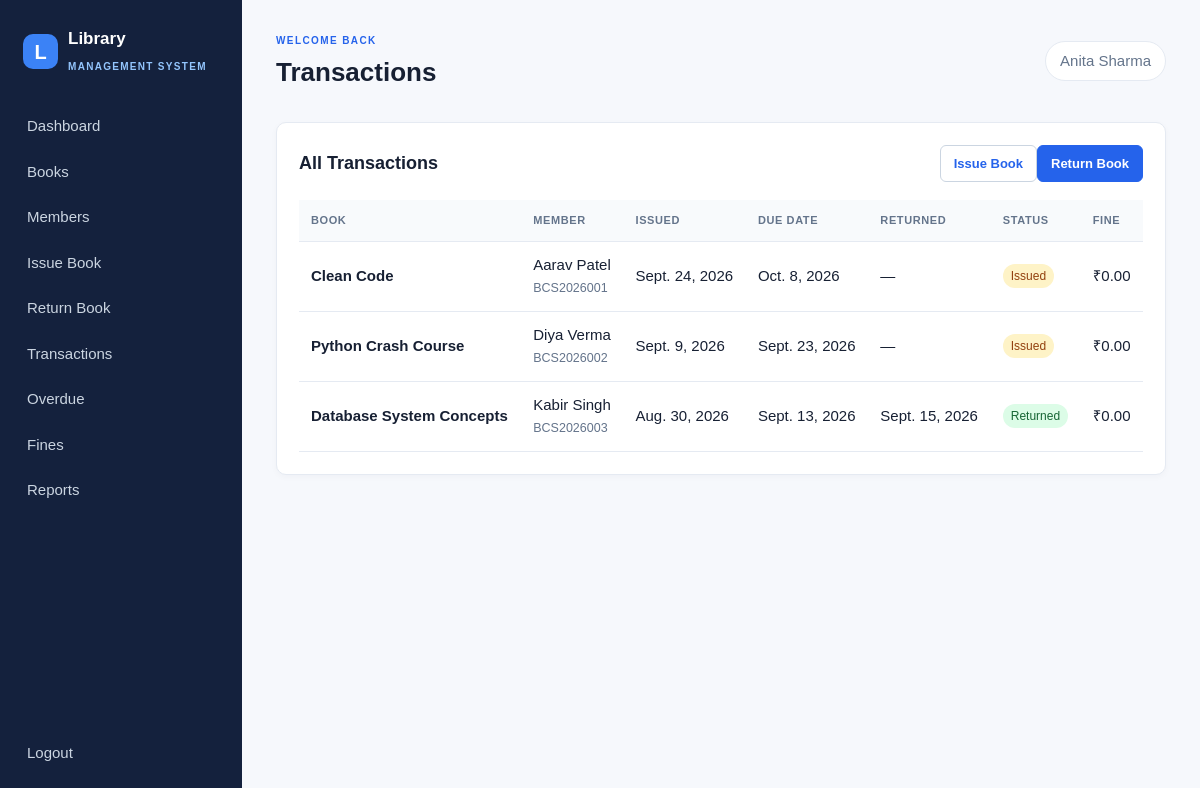
/transactions/ (signed in), run on the app's committed database.
### library/models.py (models this page shows, shortened)
class Transaction(models.Model):
    STATUS_CHOICES = [("issued", "Issued"), ("returned", "Returned")]
    book = models.ForeignKey(Book, on_delete=models.PROTECT, related_name="transactions")
    member = models.ForeignKey(Member, on_delete=models.PROTECT, related_name="transactions")
    issued_by = models.ForeignKey(settings.AUTH_USER_MODEL, on_delete=models.PROTECT, related_name="issued_transactions")
    issue_date = models.DateField(default=timezone.localdate)
    due_date = models.DateField()
    return_date = models.DateField(null=True, blank=True)
    status = models.CharField(max_length=10, choices=STATUS_CHOICES, default="issued")
    fine_amount = models.DecimalField(max_digits=8, decimal_places=2, default=0)
    class Meta:
        ordering = ["-issue_date", "-id"]

class Book(models.Model):
    title = models.CharField(max_length=255)
    isbn = models.CharField("ISBN", max_length=20, unique=True)
    author = models.ForeignKey(Author, on_delete=models.PROTECT, related_name="books")
    category = models.ForeignKey(Category, on_delete=models.PROTECT, related_name="books")
    publisher = models.CharField(max_length=150, blank=True)
    publication_date = models.DateField(null=True, blank=True)
    description = models.TextField(blank=True)
    total_copies = models.PositiveIntegerField(default=1)
    available_copies = models.PositiveIntegerField(default=1)
    cover_image = models.ImageField(upload_to="book_covers/", blank=True, null=True)
    created_at = models.DateTimeField(auto_now_add=True)
    updated_at = models.DateTimeField(auto_now=True)
    class Meta:
        ordering = ["title"]

class Member(models.Model):
    STATUS_CHOICES = [("active", "Active"), ("inactive", "Inactive")]
    user = models.OneToOneField(settings.AUTH_USER_MODEL, on_delete=models.CASCADE, related_name="member_profile")
    member_id = models.CharField(max_length=30, unique=True)
    phone = models.CharField(max_length=20, blank=True)
    address = models.TextField(blank=True)
    course = models.CharField(max_length=120, blank=True)
    department = models.CharField(max_length=120, blank=True)
    year = models.PositiveSmallIntegerField(null=True, blank=True)
    registration_date = models.DateField(default=timezone.localdate)
    status = models.CharField(max_length=10, choices=STATUS_CHOICES, default="active")
    class Meta:
        ordering = ["member_id"]

### library/views.py (the view)
@librarian_required
def transaction_list(request):
    records = Transaction.objects.select_related("book", "member", "member__user", "issued_by")
    return render(request, "transactions/list.html", {"transactions": _page(request, records)})

### library/context_processors.py (called while the page is built)
def user_role(request):
    user = request.user
    return {
        "is_librarian": user.is_authenticated and (user.is_staff or user.groups.filter(name="Librarian").exists()),
        "is_admin_role": user.is_authenticated and user.is_staff,
        "is_member_role": user.is_authenticated and hasattr(user, "member_profile"),
    }

### library/views.py (called while the page is built)
def librarian_required(view):
    return user_passes_test(lambda user: user.is_authenticated and (user.is_staff or user.groups.filter(name="Librarian").exists()), login_url="login")(view)

def _page(request, queryset, size=10):
    return Paginator(queryset, size).get_page(request.GET.get("page"))

### library/templates/transactions/list.html
{% extends 'base.html' %}{% block page_title %}{{ title|default:'Transactions' }}{% endblock %}{% block content %}<section class="panel"><div class="panel-heading"><h2>{{ title|default:'All Transactions' }}</h2>{% if is_librarian %}<div><a class="btn" href="{% url 'issue_book' %}">Issue Book</a><a class="btn primary" href="{% url 'return_book' %}">Return Book</a></div>{% endif %}</div>{% include 'transactions/table.html' %}{% include 'includes/pagination.html' with page_obj=transactions %}</section>{% endblock %}

### library/templates/base.html (shortened to what this page needs)
{% load static %}
<!DOCTYPE html>
<html lang="en">
<head>
  <link rel="stylesheet" href="{% static 'css/style.css' %}">
</head>
<body>
{% if user.is_authenticated %}
<div class="layout">
  <aside class="sidebar">
    <a class="brand" href="{% url 'dashboard' %}"><span class="brand-mark">L</span><span>Library<br><small>Management System</small></span></a>
    <nav class="nav-links">
      <a href="{% url 'dashboard' %}">Dashboard</a>
      {% if is_member_role and not is_librarian %}
        <a href="{% url 'book_list' %}">Browse Books</a><a href="{% url 'my_books' %}">My Books</a><a href="{% url 'my_history' %}">My History</a><a href="{% url 'my_fines' %}">My Fines</a><a href="{% url 'profile' %}">Profile</a>
      {% else %}
        <a href="{% url 'book_list' %}">Books</a>
        <a href="{% url 'member_list' %}">Members</a><a href="{% url 'issue_book' %}">Issue Book</a><a href="{% url 'return_book' %}">Return Book</a><a href="{% url 'transaction_list' %}">Transactions</a><a href="{% url 'overdue_list' %}">Overdue</a><a href="{% url 'fine_list' %}">Fines</a><a href="{% url 'reports' %}">Reports</a>
      {% endif %}
    </nav>
    <form class="logout-form" method="post" action="{% url 'logout' %}">{% csrf_token %}<button type="submit">Logout</button></form>
  </aside>
  <main class="main-content">
    <header class="topbar"><div><span class="eyebrow">WELCOME BACK</span><h1>{% block page_title %}Dashboard{% endblock %}</h1></div><div class="user-chip">{{ user.get_full_name|default:user.username }}</div></header>
    {% block content %}{% endblock %}
  </main>
</div>
{% else %}{% block guest_content %}{% endblock %}{% endif %}
</body>
</html>

### library/templates/transactions/table.html
<div class="table-wrap"><table><thead><tr><th>Book</th><th>Member</th><th>Issued</th><th>Due Date</th><th>Returned</th><th>Status</th><th>Fine</th></tr></thead><tbody>{% for item in transactions %}<tr><td><strong>{{ item.book.title }}</strong></td><td>{% if student_view %}{{ item.member.member_id }}{% else %}{{ item.member.user.get_full_name|default:item.member.member_id }}<br><small>{{ item.member.member_id }}</small>{% endif %}</td><td>{{ item.issue_date }}</td><td>{{ item.due_date }}</td><td>{{ item.return_date|default:'—' }}</td><td><span class="status {{ item.status }}">{{ item.get_status_display }}</span></td><td>₹{{ item.fine_amount }}</td></tr>{% empty %}<tr><td colspan="7" class="empty">No transactions to display.</td></tr>{% endfor %}</tbody></table></div>

### library/static/css/style.css (style rules this page uses)
:root { --ink:#172033;--muted:#64748b;--navy:#14213d;--blue:#2563eb;--line:#e5eaf2;--paper:#f6f8fc;--green:#059669;--orange:#d97706;--red:#dc2626 }
* { box-sizing:border-box }
body { margin:0;background:var(--paper);color:var(--ink);font:15px/1.5 Arial,sans-serif }
.layout { min-height:100vh;display:flex }
.sidebar { width:242px;background:var(--navy);color:#dbeafe;padding:26px 15px;display:flex;flex-direction:column;position:fixed;inset:0 auto 0 0 }
.brand { display:flex;gap:10px;align-items:center;color:#fff;text-decoration:none;font-size:17px;font-weight:bold;padding:0 8px 28px }
.brand small { font-size:10px;letter-spacing:1.3px;color:#93c5fd;text-transform:uppercase }
.brand-mark,.login-logo { display:grid;place-items:center;border-radius:10px;background:#3b82f6;width:35px;height:35px;color:#fff;font-size:20px }
.nav-links { display:grid;gap:3px }
.nav-links a,.logout-form button { border:0;background:transparent;color:#cbd5e1;text-decoration:none;padding:10px 12px;border-radius:7px;font:inherit;text-align:left;width:100%;cursor:pointer }
.logout-form { margin-top:auto }
.main-content { margin-left:242px;width:calc(100% - 242px);padding:28px 34px }
.topbar { display:flex;justify-content:space-between;align-items:center;margin-bottom:28px }
.topbar h1 { font-size:26px;margin:2px 0 }
.eyebrow { font-size:10px;letter-spacing:1.4px;color:var(--blue);font-weight:bold }
.user-chip { background:#fff;border:1px solid var(--line);border-radius:30px;padding:8px 14px;color:var(--muted) }
.panel,.form-panel,.detail-card { background:#fff;border:1px solid var(--line);border-radius:10px;padding:22px;margin-bottom:22px;box-shadow:0 2px 7px #17203308 }
.panel-heading { display:flex;align-items:center;justify-content:space-between;gap:12px;margin-bottom:18px }
.panel h2,.form-panel h2 { font-size:18px;margin:0 }
.panel-heading a,.text-link { color:var(--blue);font-weight:bold;text-decoration:none }
.table-wrap { overflow-x:auto }
table { border-collapse:collapse;width:100%;min-width:620px }
th { text-align:left;color:var(--muted);font-size:11px;text-transform:uppercase;letter-spacing:.6px;background:#f8fafc }
th,td { padding:12px;border-bottom:1px solid var(--line);vertical-align:middle }
small { color:var(--muted) }
.badge,.status { display:inline-block;border-radius:20px;padding:3px 8px;font-size:12px }
.status.active,.status.returned { background:#dcfce7;color:#166534 }
.status.inactive,.status.issued { background:#fef3c7;color:#92400e }
.btn { display:inline-block;border:1px solid #cbd5e1;background:#fff;border-radius:6px;padding:8px 13px;text-decoration:none;color:var(--ink);font:inherit;font-size:13px;cursor:pointer }
.btn.primary { color:#fff;background:var(--blue);border-color:var(--blue) }

### data on the page
Transaction: book "Clean Code", member.user.get_full_name "Aarav Patel", member.member_id "BCS2026001", issue_date "Sept. 24, 2026", due_date "Oct. 8, 2026", return_date "—", status "Issued", fine_amount "0.00"
Transaction: book "Python Crash Course", member.user.get_full_name "Diya Verma", member.member_id "BCS2026002", issue_date "Sept. 9, 2026", due_date "Sept. 23, 2026", return_date "—", status "Issued", fine_amount "0.00"
Transaction: book "Database System Concepts", member.user.get_full_name "Kabir Singh", member.member_id "BCS2026003", issue_date "Aug. 30, 2026", due_date "Sept. 13, 2026", return_date "Sept. 15, 2026", status "Returned", fine_amount "0.00"

### other printed values
{{ title|default:'Transactions' }} "Transactions"
{{ user.get_full_name|default:user.username }} "Anita Sharma"
{{ title|default:'All Transactions' }} "All Transactions"
